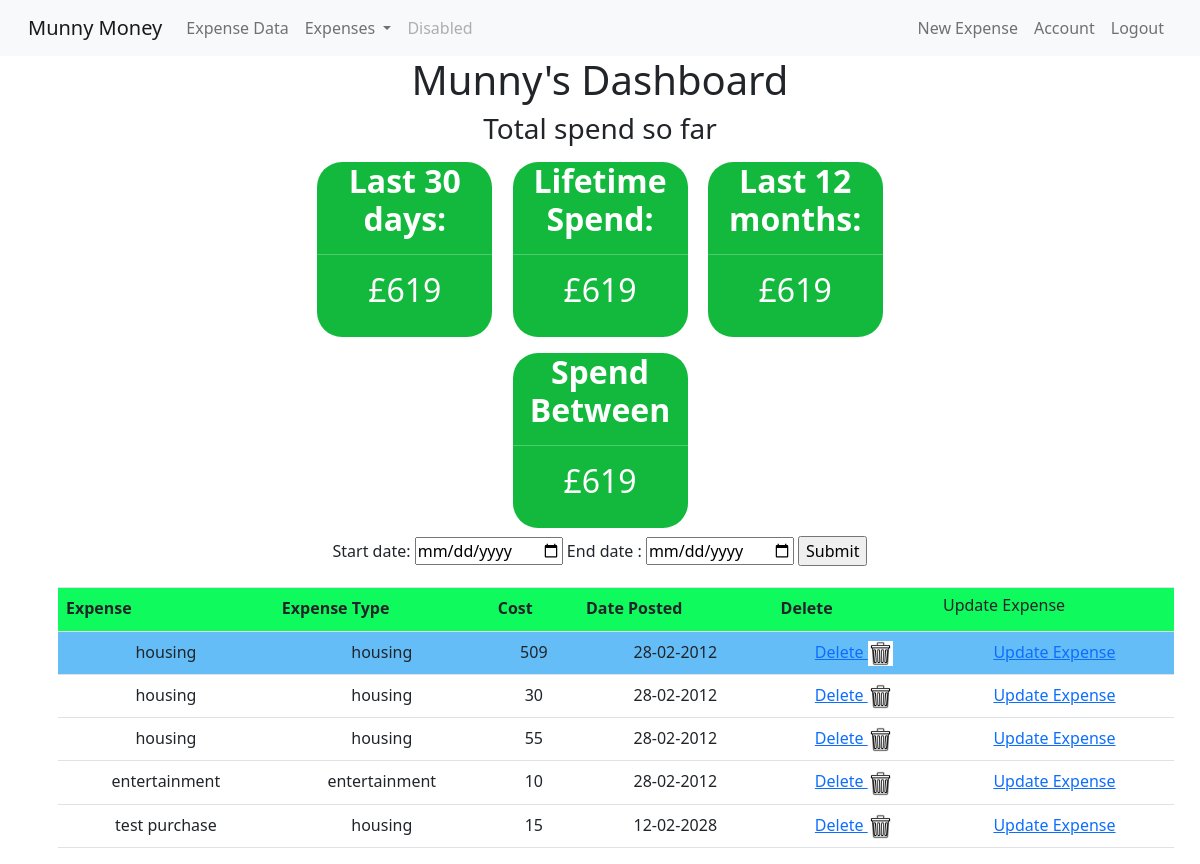
Screenshot of /start (signed in) with the database file from the repository.
### budget_app/models.py (models this page shows, shortened)
class User(db.Model, UserMixin):
    id = db.Column(db.Integer, primary_key=True)
    email = db.Column(db.String(120), unique=True, nullable=False)
    username = db.Column(db.String(20), unique=True, nullable=False)
    password = db.Column(db.String(60), nullable=False)
    total_cost = db.Column(db.Integer, nullable=False, default = 0)
    expense = db.relationship('Expense', backref='user', lazy=True)

class Expense(db.Model):
    id = db.Column(db.Integer, primary_key=True)
    vendor = db.Column(db.String(100), nullable=False)
    expense_type = db.Column(db.String(50), nullable=False)
    cost = db.Column(db.Integer, nullable=False)
    date_posted = db.Column(db.DateTime, nullable=False, default=datetime.utcnow)
    user_id = db.Column(db.Integer, db.ForeignKey('user.id'), nullable=False)

### budget_app/routes.py (the view)
@app.route('/start', methods=['GET', 'POST'])
@login_required
def start():
    startdate = request.args.get('startdate')
    enddate = request.args.get('enddate')
    if startdate == None:
        startdate = datetime.date.min
    if enddate == None:
        enddate = datetime.date.max
    expenseData = Expense.query.filter_by(user_id = session["user_id"])
    totalSpend = []
    form = GetDateRange()
    if form.validate_on_submit():
        flash ('Yay', 'success')
    for cost in expenseData:
        i = cost.cost
        totalSpend.append(i)
    totalSpend = sum(totalSpend)
    headings = ("Expense", "Expense Type", "Cost", "Date Posted", "Delete")
    expenses = Expense.query.filter_by(user_id = session["user_id"])
    return render_template('start.html', expenseData=expenseData, totalSpend=totalSpend, expenses=expenses, headings=headings, form=form)

### budget_app/forms.py
class GetDateRange(FlaskForm):
    startdate = DateField('startdate',format='%Y-%m-%d')
    enddate = DateField('enddate',format='%Y-%m-%d')
    submit = SubmitField('Enter Dates')

### budget_app/models.py (called while the page is built)
@login_manager.user_loader
def load_user(user_id):
    return User.query.get(int(user_id))

### budget_app/templates/start.html (shortened to what this page needs)
{% extends 'base.html' %}
{% block head %}
<link rel="stylesheet" href="/static/styles.css" />
{% endblock %}
{% block body %}
    <h1>{{current_user.username.title()}}'s Dashboard </h1>
    <h3>Total spend so far </h3>
    {% if current_user.is_authenticated %}
<div class="container">
    <div class="block" style="color:blue"><h2 style="color:white"><strong>Last 30 days: </strong><hr>£{{ totalSpend }}</h2></div>
    <div class="block" style="color:white"><h2 style="color:white"><strong>Lifetime Spend: </strong> <hr> £{{ totalSpend }}  </h2></div>
    <div class="block" style="color:darkred"><h2 style="color:white"><strong>Last 12 months: </strong><hr>£{{ totalSpend }}</h2></div>
    <br>
    <div class="block" style="color:darkred">
        <h2 style="color:white">
            <strong>Spend Between </strong><hr>£{{ totalSpend }}</h2></div>
    <form action="#">
        <label for="startdate">Start date:</label>
        <input type="date" id="startdate" name="startdate">
        <label for="enddate"> End date :</label>
        <input type="date" id="enddate" name="enddate">
        <input type="submit">
    </form>
</div>
    {% endif %}
    <table class="table">
        <tr class="table__header">
        {% for header in headings %}
        <th class="table__cell">{{ header }}</th>
        {% endfor %}
        <td class="table__cell"><h6>Update Expense</h6>
        </td>
        </tr>
        <tr class="table__row">
        {% for item in expenses %}
            <td class= "table__cell">{{ item.vendor }}</td>
            <td class= "table__cell">{{ item.expense_type }}</td>
            <td class= "table__cell">{{ item.cost }}</td>
            <td class= "table__cell">{{ item.date_posted.strftime('%d-%m-%Y') }}</td>
            <td> <a href="{{ url_for('delete_expense', expense_id=item.id) }}"> Delete <img border="5" alt="Delete Expense" src="{{url_for('static', filename='garbage_can.png')}}" width="25" height="25"></a></td>
            <td> <a href="{{ url_for('expense', expense_id=item.id) }}">Update Expense</a></td>
        </tr>
        {% endfor %}
    </table>
{% endblock %}

### budget_app/templates/base.html (shortened to what this page needs)
<!DOCTYPE html>
<html lang="en">
<head>
    <link rel="stylesheet" href="https://maxcdn.bootstrapcdn.com/bootstrap/4.0.0/css/bootstrap.min.css">
    <link href="https://cdn.jsdelivr.net/npm/bootstrap@5.0.0-beta1/dist/css/bootstrap.min.css" rel="stylesheet">
    {% block head %} {% endblock %}
</head>
<body>
  <header class="site-header">
    <nav class="navbar navbar-expand-lg navbar-light bg-light">
      <div class="container-fluid">
        <a class="navbar-brand" href="{{ url_for('index') }}">Munny Money</a>
        {% if current_user.is_authenticated %}
        <div class="collapse navbar-collapse" id="navbarSupportedContent">
          <ul class="navbar-nav me-auto mb-2 mb-lg-0">
            <li class="nav-item">
              <a class="nav-link" href="#">Expense Data</a>
            </li>
            <li class="nav-item dropdown">
              <a class="nav-link dropdown-toggle" href="#" id="navbarDropdown" role="button" data-bs-toggle="dropdown" aria-expanded="false">
                Expenses
              </a>
            </li>
            <li class="nav-item">
              <a class="nav-link disabled" href="#" tabindex="-1" aria-disabled="true">Disabled</a>
            </li>
            {% endif %}
          </ul>
          <div class="navbar-nav">
            {% if current_user.is_authenticated %}
            <a class="nav-link" href="{{ url_for('new_expense') }}">New Expense</a>
            <a class="nav-link" href="{{ url_for('account') }}">Account</a>
            <a class="nav-link" href="{{ url_for('logout') }}">Logout</a>
            {% else %}
              <a class="nav-link" href="{{ url_for('login') }}">Login</a>
              <a class="nav-link" href="{{ url_for('register') }}">Register</a>
            {% endif %}
        </div>
      </div>
    </nav>
    </header>
    <div class="container">
        {% block body %} {% endblock %}
    </div>
</body>
</html>

### budget_app/static/styles.css (style rules this page uses)
.table { border-spacing: 0; margin: 1rem; }
.table__row:nth-child(even) { background-color: rgb(101, 189, 248); }
.table__header { text-align: left; background-color: rgb(15, 250, 93); }
.table__cell { padding: 8px; }

### budget_app/templates/start.html (style rules this page uses)
h1 { text-align: center; }
h3 { text=align: center; }
div { text-align: center; }
.block { display: inline-block; width: 175px; height: 175px; border-radius: 25px; background-color: rgb(19, 185, 60); margin: 8px }
.container { text-align: center; }

### rows the page displays
User: username "Munny"
Expense: vendor "housing", expense_type "housing", cost "509", date_posted "28-02-2012"
Expense: vendor "housing", expense_type "housing", cost "30", date_posted "28-02-2012"
Expense: vendor "housing", expense_type "housing", cost "55", date_posted "28-02-2012"
Expense: vendor "entertainment", expense_type "entertainment", cost "10", date_posted "28-02-2012"
Expense: vendor "test purchase", expense_type "housing", cost "15", date_posted "12-02-2028"

### other values shown
{{ totalSpend }} "619"
{{ header }} "Expense" "Expense Type" "Cost" "Date Posted" "Delete"
